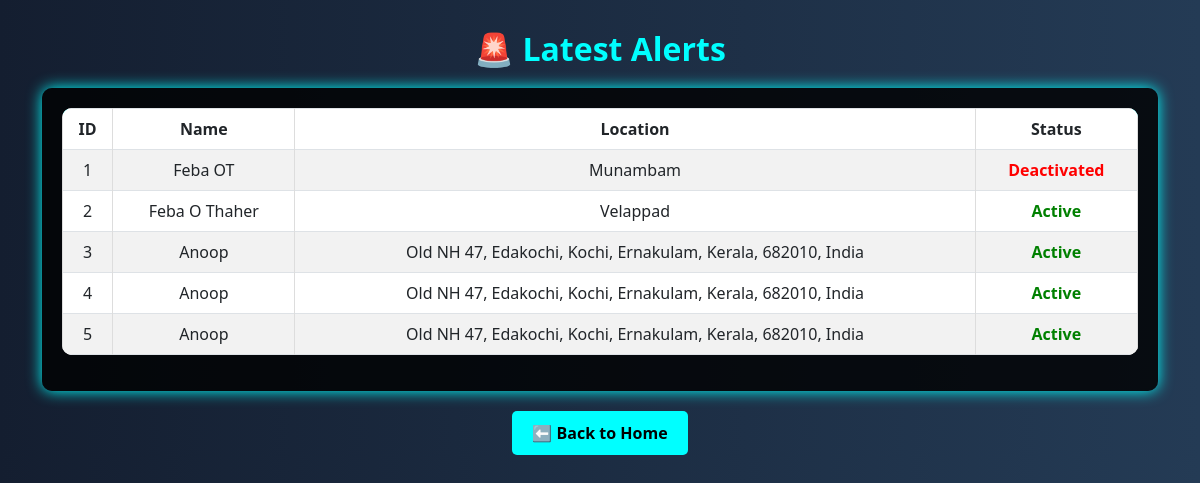
Before: /admin_alerts with the older database file.
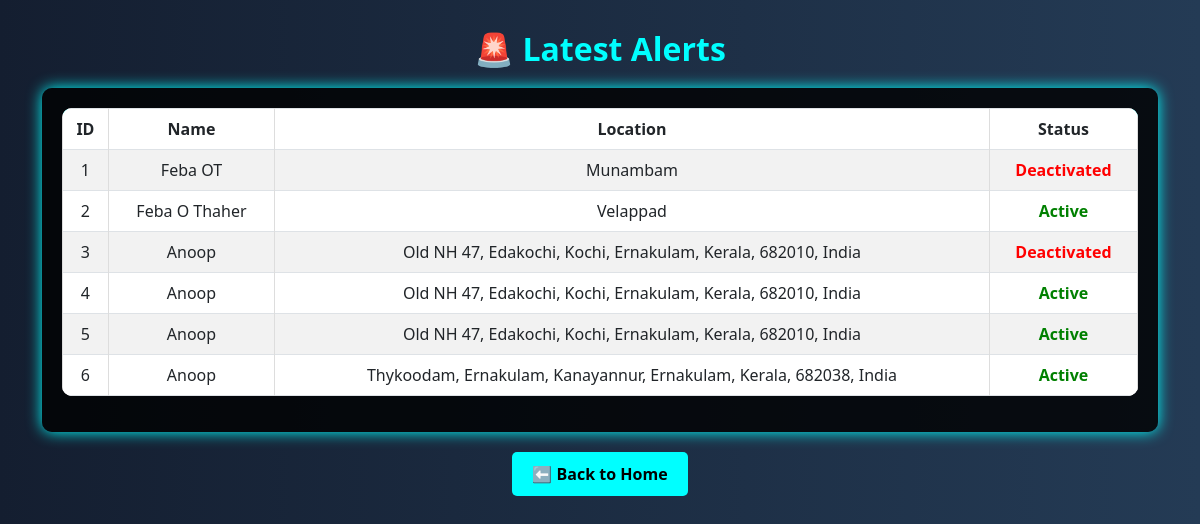
After: the same page with the newer database file.
### tables this page shows
CREATE TABLE user_alert (
            id INTEGER PRIMARY KEY AUTOINCREMENT,
            user_id INTEGER,
            name TEXT NOT NULL,
            phone TEXT NOT NULL,
            location TEXT NOT NULL,
            district TEXT NOT NULL,
            timestamp DATETIME DEFAULT CURRENT_TIMESTAMP, status TEXT DEFAULT 'Active',
            FOREIGN KEY (user_id) REFERENCES users(id)
        );

### app.py (the view)
@app.route('/admin_alerts')
def admin_alerts():
    conn = sqlite3.connect("user.db")
    cursor = conn.cursor()
    cursor.execute("SELECT id, name, location, status FROM user_alert")
    alerts = cursor.fetchall()
    conn.close()
    return render_template('admin_alerts.html', alerts=alerts)

### app.py (called while the page is built)
@app.after_request
def add_no_cache_headers(response):
    response.headers["Cache-Control"] = "no-store, no-cache, must-revalidate, max-age=0"
    response.headers["Pragma"] = "no-cache"
    response.headers["Expires"] = "0"
    return response

### templates/admin_alerts.html (shortened to what this page needs)
<!DOCTYPE html>
<html lang="en">
<head>
    <link rel="stylesheet" href="https://cdn.jsdelivr.net/npm/bootstrap@5.3.0/dist/css/bootstrap.min.css">
</head>
<body>
    <div class="container">
        <h2>🚨 Latest Alerts</h2>
        <div class="table-container">
            <table class="table table-striped table-bordered">
                <thead>
                    <tr>
                        <th>ID</th>
                        <th>Name</th>
                        <th>Location</th>
                        <th>Status</th>
                    </tr>
                </thead>
                <tbody>
                    {% for alert in alerts %}
                    <tr>
                        <td>{{ alert[0] }}</td>
                        <td>{{ alert[1] }}</td>
                        <td>{{ alert[2] }}</td>
                        <td>
                            {% if alert[3] == "Active" %}
                                <span class="status-active">Active</span>
                            {% else %}
                                <span class="status-deactivated">Deactivated</span>
                            {% endif %}
                        </td>
                    </tr>
                    {% endfor %}
                </tbody>
            </table>
        </div>
        <div class="text-center">
            <a href="{{ url_for('admin_home') }}" class="back-btn">⬅ Back to Home</a>
        </div>
    </div>
</body>
</html>

Changed rows visible on the page:
changed user_alert id 3: status "Active" → "Deactivated"
added user_alert: id "6", name "Anoop", location "Thykoodam, Ernakulam, Kanayannur, Ernakulam, Kerala, 682038, India", status "Active"
